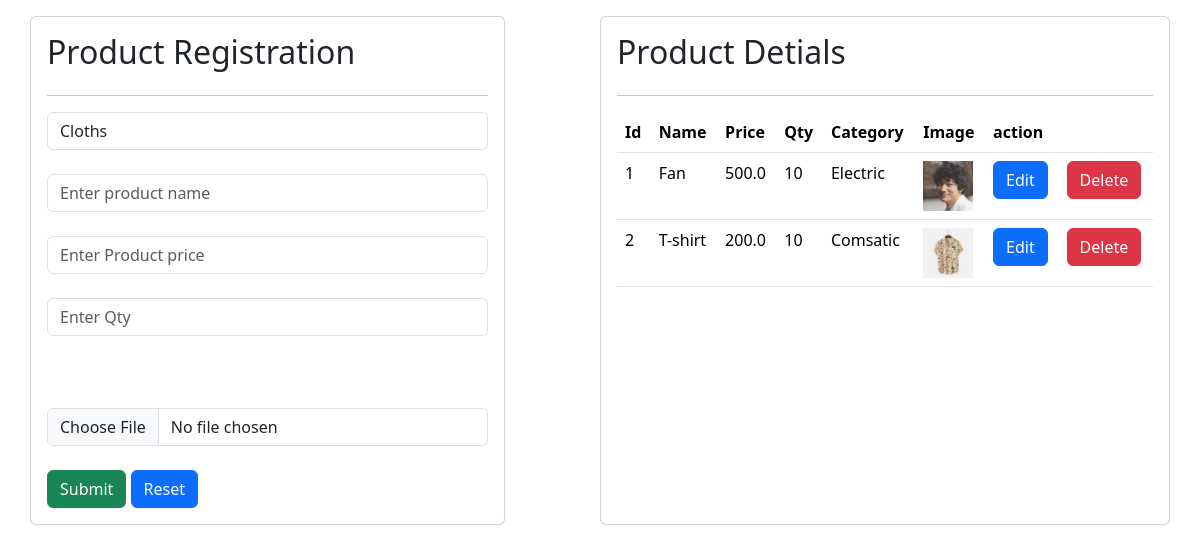
The page / on the database its author committed.
### myapp/models.py (models this page shows)
class Product(models.Model):
    category = models.ForeignKey(Category,on_delete=models.CASCADE,null=True)
    name = models.CharField(max_length=30)
    price = models.FloatField()
    qty = models.IntegerField()
    image = models.ImageField(upload_to="image",default="test.png")

class Category(models.Model):
    name = models.CharField(max_length=20)

### myapp/views.py (the view)
# urls.py: path("",index,name="index"),
def index(request):
    products = Product.objects.all()
    categories = Category.objects.all()
    if request.method=='POST':
        cat  = request.POST['cat']
        name = request.POST['name']
        price = request.POST['price']
        qty = request.POST['qty']
        image = request.FILES['image']
        category = Category.objects.get(pk=cat)
        Product.objects.create(name=name,price=price,qty=qty,image=image,category=category)
        return render(request,"index.html",{"products":products,"categories":categories})
    else:
        return render(request,"index.html",{"products":products,"categories":categories})

### myapp/templates/index.html (shortened to what this page needs)
<!DOCTYPE html>
<html lang="en">
<head>
    <link href="https://cdn.jsdelivr.net/npm/bootstrap@5.3.8/dist/css/bootstrap.min.css" rel="stylesheet"
>
</head>
<body>
    <div class="container">
        <div class="row mt-3">
            <div class="col-5 card p-3">
                <h2>Product Registration</h2>
                <hr>
                <form action="" method="post" enctype="multipart/form-data">
                    <select name="cat" id="cat" class="form-control">
                        {%for cat in categories%}
                        <option value="{{cat.id}}" {% if prod.category_id == cat.id %}selected{% endif %}>
                            {{cat.name}}</option>
                        {%endfor%}
                    </select>
                    <br>
                    <input type="text" name="name" placeholder="Enter product name" class="form-control"
                        value="{{prod.name}}">
                    <br>
                    <input type="text" name="price" placeholder="Enter Product price" class="form-control"
                        value="{{prod.price}}">
                    <br>
                    <input type="text" name="qty" placeholder="Enter Qty" class="form-control" value="{{prod.qty}}">
                    <br>
                    <br>
                    <br>
                    <input type="file" name="image" class="form-control">
                    <br>
                    <input type="submit" class="btn btn-success">
                    <input type="reset" class="btn btn-primary">
                </form>
            </div>
            <div class="col-1">
            </div>
            <div class="col-6 card p-3">
                <h2>Product Detials</h2>
                <hr>
                <table class="table">
                    <tr>
                        <th>Id</th>
                        <th>Name</th>
                        <th>Price</th>
                        <th>Qty</th>
                        <th>Category</th>
                        <th>Image</th>
                        <th colspan="2">action</th>
                    </tr>
                    {%for prod in products%}
                    <tr>
                        <td>{{forloop.counter}}</td>
                        <td>{{prod.name}}</td>
                        <td>{{prod.price}}</td>
                        <td>{{prod.qty}}</td>
                        <td>{{prod.category.name}}</td>
                        <td><img src="media/{{prod.image}}" alt="{{prod.image}}" height="50px" width="50px"></td>
                        <td><a href="{%url 'edit'%}?id={{prod.id}}" class="btn btn-primary">Edit</a></td>
                        <td><a href="{%url 'delete'%}?id={{prod.id}}" class="btn btn-danger">Delete</a></td>
                    </tr>
                    {%endfor%}
                </table>
            </div>
        </div>
    </div>
</body>
</html>

### rows shown on the page
Product: name "Fan", price "500.0", qty "10", category.name "Electric", image (picture)
Product: name "T-shirt", price "200.0", qty "10", category.name "Comsatic", image (picture)

### other values the page prints
form field cat "Cloths"
